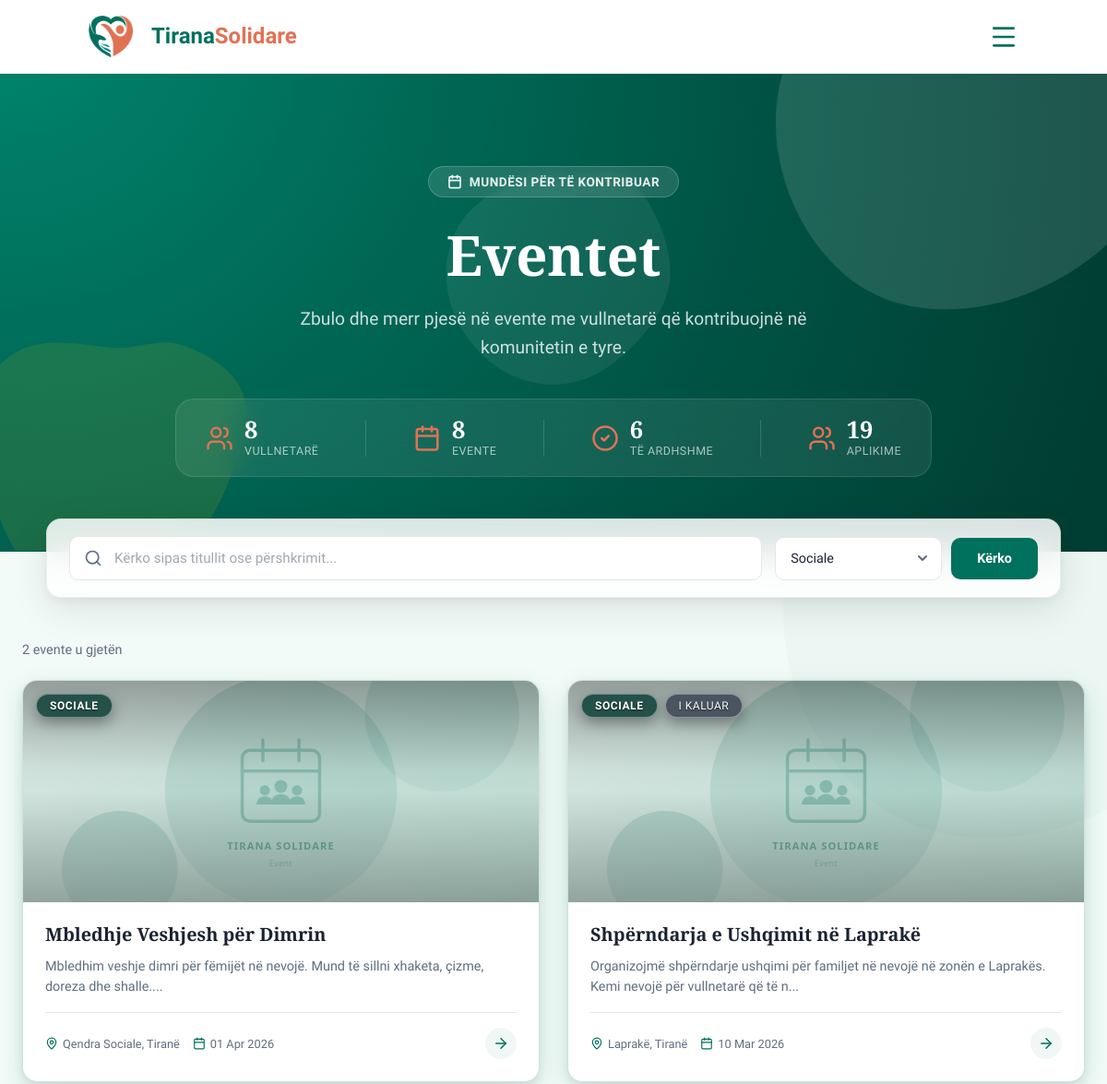
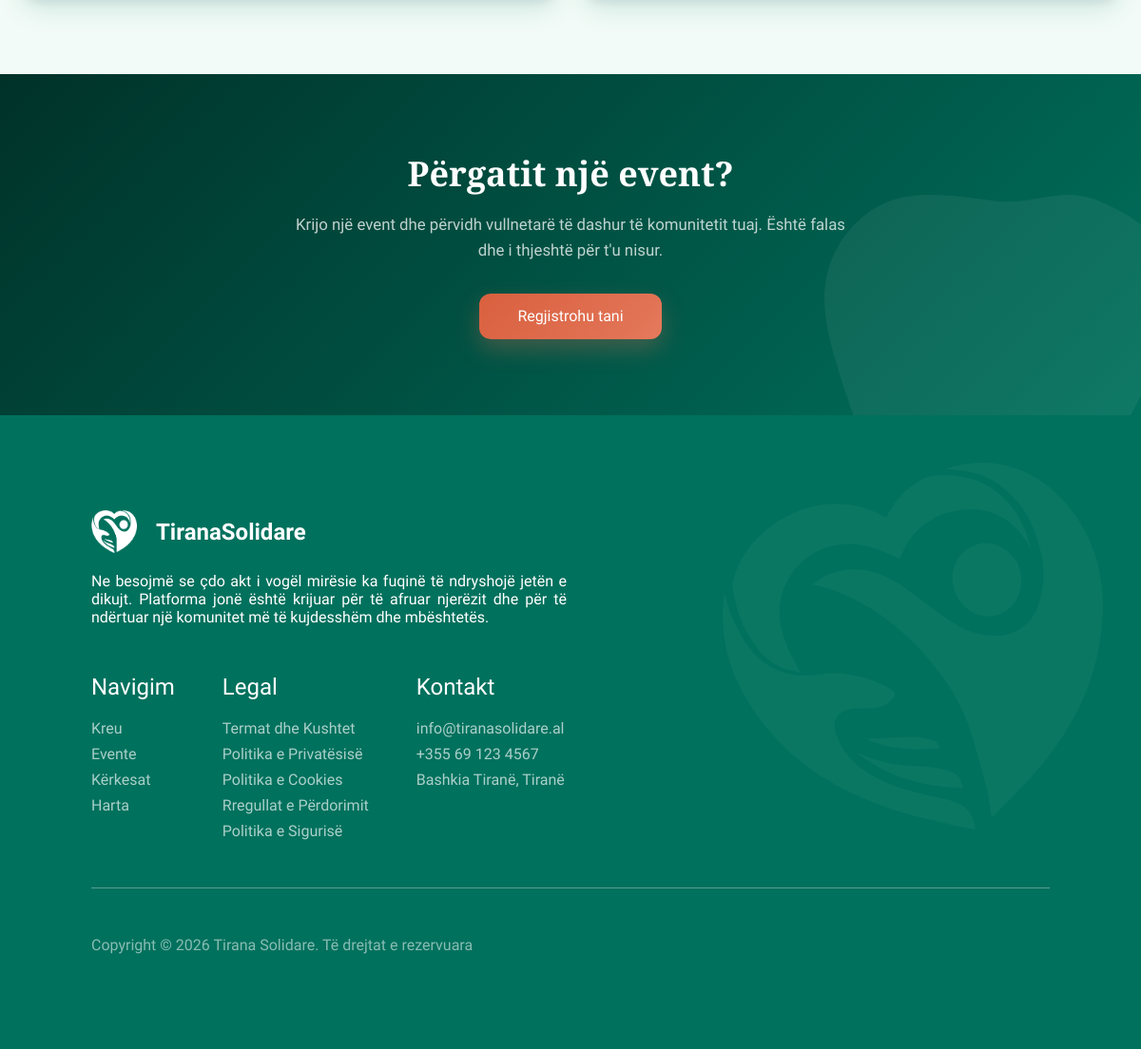
/views/events.php?category=2, run on the app's committed database (2 pictures, top to bottom).
### tables this page shows
CREATE TABLE `eventi` (
  `id_eventi` int(11) NOT NULL,
  `id_perdoruesi` int(11) DEFAULT NULL,
  `id_kategoria` int(11) DEFAULT NULL,
  `titulli` varchar(200) DEFAULT NULL,
  `pershkrimi` text DEFAULT NULL,
  `data` datetime DEFAULT NULL,
  `vendndodhja` varchar(255) DEFAULT NULL,
  `latitude` decimal(10,7) DEFAULT NULL,
  `longitude` decimal(10,7) DEFAULT NULL,
  `banner` varchar(500) DEFAULT NULL COMMENT 'URL to image storage',
  `krijuar_me` timestamp NOT NULL DEFAULT current_timestamp()
);

CREATE TABLE `kategoria` (
  `id_kategoria` int(11) NOT NULL,
  `emri` varchar(50) DEFAULT NULL
);

### views/events.php (the view, shortened to what the rows shown need)
<?php
require_once __DIR__ . '/../config/db.php';
$isLoggedIn = isset($_SESSION['user_id']);
$isAdmin = ($isLoggedIn && ($_SESSION['roli'] ?? '') === 'Admin');
$events = $categories = [];
$search = '';
if (!isset($_GET['id'])) {
$page   = max(1, (int) ($_GET['page'] ?? 1));
$limit  = 12;
$offset = ($page - 1) * $limit;
$search   = trim($_GET['search'] ?? '');
$category = (int) ($_GET['category'] ?? 0);
$where  = [];
$params = [];
if ($category > 0) {
    $where[]  = 'e.id_kategoria = ?';
    $params[] = $category;
}
$whereSQL = $where ? 'WHERE ' . implode(' AND ', $where) : '';
$sql = "SELECT e.*, k.emri AS kategoria_emri, p.emri AS krijuesi_emri
        FROM Eventi e
        LEFT JOIN Kategoria k ON k.id_kategoria = e.id_kategoria
        LEFT JOIN Perdoruesi p ON p.id_perdoruesi = e.id_perdoruesi
        $whereSQL
        ORDER BY CASE WHEN e.data >= NOW() THEN 0 ELSE 1 END ASC, e.data DESC
        LIMIT ? OFFSET ?";
$params[] = $limit;
$params[] = $offset;
$stmt = $pdo->prepare($sql);
$stmt->execute($params);
$events = $stmt->fetchAll(PDO::FETCH_ASSOC);
}
?>
<!DOCTYPE html>
<html lang="sq">
<head>
  <link rel="stylesheet" href="/TiranaSolidare/public/assets/styles/main.css?v=20260318a">
  <link rel="stylesheet" href="/TiranaSolidare/public/assets/styles/requests.css?v=20260318a">  <link rel="stylesheet" href="https://unpkg.com/leaflet@1.9.4/dist/leaflet.css" />
  <link rel="stylesheet" href="/TiranaSolidare/assets/css/map.css"></head>
<body class="page-events">
<?php include __DIR__ . '/../public/components/header.php'; ?>
<main>
<?php if (isset($event) && $event): ?>
<!-- ═══════════════════════════════════════════════════════════
     SINGLE EVENT DETAIL — Premium View
     ═══════════════════════════════════════════════════════════ -->
<section class="rq-detail-hero">
  <svg class="rq-blob rq-blob--hero-1" viewBox="0 0 200 200" xmlns="http://www.w3.org/2000/svg"><path fill="rgba(255,255,255,0.08)" d="M44.7,-76.4C58.8,-69.2,71.8,-58.7,79.6,-45.1C87.4,-31.5,90.1,-15.7,88.5,-0.9C86.9,13.9,81.1,27.8,72.6,39.6C64.1,51.4,52.9,61.2,40.1,68.4C27.3,75.6,13.7,80.3,-0.8,81.7C-15.3,83.1,-30.5,81.3,-43.4,74.2C-56.2,67.2,-66.7,55,-73.8,41.2C-80.8,27.3,-84.4,11.7,-83.5,-3.5C-82.6,-18.7,-77.2,-33.4,-68,-45.1C-58.8,-56.8,-45.9,-65.4,-32.3,-72.8C-18.7,-80.3,-9.3,-86.5,3.2,-91.9C15.7,-97.4,30.5,-83.6,44.7,-76.4Z" transform="translate(100 100)"/></svg>
  <svg class="rq-blob rq-blob--hero-2" viewBox="0 0 200 200" xmlns="http://www.w3.org/2000/svg"><path fill="rgba(255,215,0,0.06)" d="M39.5,-51.2C52.9,-46.3,66.8,-37.9,71.4,-25.7C76.1,-13.5,71.5,2.6,66,17.3C60.6,31.9,54.3,45.1,44,54.7C33.6,64.3,19.3,70.2,3.4,73.7C-12.6,77.2,-30.3,78.4,-42.2,70.1C-54,61.7,-60,43.8,-65.3,27.3C-70.6,10.8,-75.2,-4.2,-72.3,-18.2C-69.5,-32.1,-59.2,-45,-46.1,-50C-33.1,-55,-16.5,-52.2,-1.4,-50.2C13.7,-48.3,26.1,-56.1,39.5,-51.2Z" transform="translate(100 100)"/></svg>
  <div class="rq-detail-hero__inner">
    <a href="/TiranaSolidare/views/events.php" class="rq-back-link">
      <svg xmlns="http://www.w3.org/2000/svg" width="18" height="18" viewBox="0 0 24 24" fill="none" stroke="currentColor" stroke-width="2" stroke-linecap="round" stroke-linejoin="round"><path d="m12 19-7-7 7-7"/><path d="M19 12H5"/></svg>
      Kthehu te eventet
    </a>
    <div class="rq-detail-hero__badges">
      <span class="rq-badge rq-badge--event">
        <svg xmlns="http://www.w3.org/2000/svg" width="14" height="14" viewBox="0 0 24 24" fill="none" stroke="currentColor" stroke-width="2.5" stroke-linecap="round" stroke-linejoin="round"><rect width="18" height="18" x="3" y="4" rx="2"/><line x1="16" x2="16" y1="2" y2="6"/><line x1="8" x2="8" y1="2" y2="6"/><line x1="3" x2="21" y1="10" y2="10"/></svg>
        Event
      </span>
    </div>
    <h1><?= htmlspecialchars($event['titulli']) ?></h1>
    <div class="rq-detail-hero__meta">
      <span><svg xmlns="http://www.w3.org/2000/svg" width="16" height="16" viewBox="0 0 24 24" fill="none" stroke="currentColor" stroke-width="2" stroke-linecap="round" stroke-linejoin="round"><rect width="18" height="18" x="3" y="4" rx="2"/><line x1="16" x2="16" y1="2" y2="6"/><line x1="8" x2="8" y1="2" y2="6"/><line x1="3" x2="21" y1="10" y2="10"/></svg> <?= date('d M Y, H:i', strtotime($event['data'])) ?></span>
      <span><svg xmlns="http://www.w3.org/2000/svg" width="16" height="16" viewBox="0 0 24 24" fill="none" stroke="currentColor" stroke-width="2" stroke-linecap="round" stroke-linejoin="round"><path d="M20 10c0 4.993-5.539 10.193-7.399 11.799a1 1 0 0 1-1.202 0C9.539 20.193 4 14.993 4 10a8 8 0 0 1 16 0"/><circle cx="12" cy="10" r="3"/></svg> <?= htmlspecialchars($event['vendndodhja'] ?? 'Tiranë') ?></span>
      <span><svg xmlns="http://www.w3.org/2000/svg" width="16" height="16" viewBox="0 0 24 24" fill="none" stroke="currentColor" stroke-width="2" stroke-linecap="round" stroke-linejoin="round"><path d="M16 21v-2a4 4 0 0 0-4-4H6a4 4 0 0 0-4 4v2"/><circle cx="9" cy="7" r="4"/><path d="M22 21v-2a4 4 0 0 0-3-3.87"/><path d="M16 3.13a4 4 0 0 1 0 7.75"/></svg> <?= $event['total_aplikime'] ?> aplikime</span>
    </div>
  </div>
</section>
<section class="rq-detail-body">
  <div class="rq-detail-layout">
    <div class="rq-detail-main">
      <div class="rq-detail-banner">
        <img src="<?= !empty($event['banner']) ? htmlspecialchars($event['banner']) : '/TiranaSolidare/public/assets/images/default-event.svg' ?>" alt="<?= htmlspecialchars($event['titulli']) ?>" onerror="this.src='/TiranaSolidare/public/assets/images/default-event.svg'">
      </div>
      <div class="rq-detail-text">
        <h2>Përshkrimi</h2>
        <p><?= nl2br(htmlspecialchars($event['pershkrimi'] ?? 'Nuk ka përshkrim.')) ?></p>
      </div>
      <?php if (!empty($event['latitude']) && !empty($event['longitude'])): ?>
      <div class="map-detail-card">
        <div class="map-detail-card__header">
          <svg xmlns="http://www.w3.org/2000/svg" width="18" height="18" viewBox="0 0 24 24" fill="none" stroke="currentColor" stroke-width="2" stroke-linecap="round" stroke-linejoin="round"><path d="M20 10c0 4.993-5.539 10.193-7.399 11.799a1 1 0 0 1-1.202 0C9.539 20.193 4 14.993 4 10a8 8 0 0 1 16 0"/><circle cx="12" cy="10" r="3"/></svg>
          Vendndodhja në hartë
        </div>
        <div id="event-detail-map" class="ts-map-display"></div>
      </div>
      <?php endif; ?>
    </div>
    <aside class="rq-detail-sidebar">
      <div class="rq-sidebar-card">
        <h3>Informacione</h3>
        <ul class="rq-sidebar-info">
          <li>
            <div class="rq-info-icon">
              <svg xmlns="http://www.w3.org/2000/svg" width="18" height="18" viewBox="0 0 24 24" fill="none" stroke="currentColor" stroke-width="2" stroke-linecap="round" stroke-linejoin="round"><path d="M19 21v-2a4 4 0 0 0-4-4H9a4 4 0 0 0-4 4v2"/><circle cx="12" cy="7" r="4"/></svg>
            </div>
            <div><span>Organizuesi</span><strong><?= htmlspecialchars($event['krijuesi_emri'] ?? 'N/A') ?></strong></div>
          </li>
          <li>
            <div class="rq-info-icon">
              <svg xmlns="http://www.w3.org/2000/svg" width="18" height="18" viewBox="0 0 24 24" fill="none" stroke="currentColor" stroke-width="2" stroke-linecap="round" stroke-linejoin="round"><path d="M4 15s1-1 4-1 5 2 8 2 4-1 4-1V3s-1 1-4 1-5-2-8-2-4 1-4 1z"/><line x1="4" x2="4" y1="22" y2="15"/></svg>
            </div>
            <div><span>Kategoria</span><strong><?= htmlspecialchars($event['kategoria_emri'] ?? 'Pa kategori') ?></strong></div>
          </li>
          <li>
            <div class="rq-info-icon">
              <svg xmlns="http://www.w3.org/2000/svg" width="18" height="18" viewBox="0 0 24 24" fill="none" stroke="currentColor" stroke-width="2" stroke-linecap="round" stroke-linejoin="round"><rect width="18" height="18" x="3" y="4" rx="2"/><line x1="16" x2="16" y1="2" y2="6"/><line x1="8" x2="8" y1="2" y2="6"/><line x1="3" x2="21" y1="10" y2="10"/></svg>
            </div>
            <div><span>Data & Ora</span><strong><?= date('d/m/Y — H:i', strtotime($event['data'])) ?></strong></div>
          </li>
          <li>
            <div class="rq-info-icon">
              <svg xmlns="http://www.w3.org/2000/svg" width="18" height="18" viewBox="0 0 24 24" fill="none" stroke="currentColor" stroke-width="2" stroke-linecap="round" stroke-linejoin="round"><path d="M20 10c0 4.993-5.539 10.193-7.399 11.799a1 1 0 0 1-1.202 0C9.539 20.193 4 14.993 4 10a8 8 0 0 1 16 0"/><circle cx="12" cy="10" r="3"/></svg>
            </div>
            <div><span>Vendndodhja</span><strong><?= htmlspecialchars($event['vendndodhja'] ?? 'Tiranë') ?></strong></div>
          </li>
        </ul>
        <div class="rq-sidebar-cta">
          <?php if (!$isLoggedIn): ?>
            <a href="/TiranaSolidare/views/login.php?redirect=<?= urlencode('/TiranaSolidare/views/events.php?id=' . $event['id_eventi']) ?>" class="rq-btn-full rq-btn-login">
              <svg xmlns="http://www.w3.org/2000/svg" width="18" height="18" viewBox="0 0 24 24" fill="none" stroke="currentColor" stroke-width="2" stroke-linecap="round" stroke-linejoin="round"><path d="M15 3h4a2 2 0 0 1 2 2v14a2 2 0 0 1-2 2h-4"/><polyline points="10 17 15 12 10 7"/><line x1="15" x2="3" y1="12" y2="12"/></svg>
              Kyçu për të aplikuar
            </a>
            <p class="rq-sidebar-hint">Duhet të jeni i kyçur për të aplikuar si vullnetar. <a href="/TiranaSolidare/views/login.php?redirect=<?= urlencode('/TiranaSolidare/views/events.php?id=' . $event['id_eventi']) ?>" class="rq-hint-link">Kyçu këtu &rarr;</a></p>
          <?php elseif ($isAdmin): ?>
            <p class="rq-sidebar-hint">Administratorët nuk mund të aplikojnë si vullnetarë.</p>
          <?php elseif ($alreadyApplied): ?>
            <span class="rq-badge rq-badge--status"><?= htmlspecialchars($existingApp['statusi']) ?></span>
            <p class="rq-sidebar-hint">Ju keni aplikuar tashmë për këtë event.</p>
          <?php elseif (strtotime($event['data']) <= time()): ?>
            <p class="rq-sidebar-hint">Ky event ka kaluar. Nuk mund të aplikoni më.</p>
          <?php else: ?>
            <button class="btn_primary rq-btn-full" id="apply-btn" data-event="<?= $event['id_eventi'] ?>">
              <svg xmlns="http://www.w3.org/2000/svg" width="18" height="18" viewBox="0 0 24 24" fill="none" stroke="currentColor" stroke-width="2" stroke-linecap="round" stroke-linejoin="round"><path d="M16 21v-2a4 4 0 0 0-4-4H6a4 4 0 0 0-4 4v2"/><circle cx="9" cy="7" r="4"/><line x1="19" x2="19" y1="8" y2="14"/><line x1="22" x2="16" y1="11" y2="11"/></svg>
              Apliko si Vullnetar
            </button>
          <?php endif; ?>
        </div>
      </div>
      <div class="rq-sidebar-trust">
        <div class="rq-sidebar-trust__icon">
          <svg xmlns="http://www.w3.org/2000/svg" width="24" height="24" viewBox="0 0 24 24" fill="none" stroke="currentColor" stroke-width="2" stroke-linecap="round" stroke-linejoin="round"><path d="M12 22s8-4 8-10V5l-8-3-8 3v7c0 6 8 10 8 10"/><path d="m9 12 2 2 4-4"/></svg>
        </div>
        <p><strong>Platformë komunitare</strong></p>
        <p class="rq-sidebar-trust__sub">Zbulo mundësi të vlefshme për të kontribuar në komunitetin tuaj.</p>
      </div>
    </aside>
  </div>
</section>
<?php else: ?>
<section class="rq-hero rq-hero--events">
  <div class="rq-hero__inner">
    <h1>Eventet</h1>
  </div>
</section>
<section class="rq-results">
  <?php if (empty($events)): ?>
    <div class="rq-empty">
      <div class="rq-empty__icon">
        <svg xmlns="http://www.w3.org/2000/svg" width="56" height="56" viewBox="0 0 24 24" fill="none" stroke="currentColor" stroke-width="1" stroke-linecap="round" stroke-linejoin="round"><circle cx="12" cy="12" r="10"/><path d="M16 16s-1.5-2-4-2-4 2-4 2"/><line x1="9" x2="9.01" y1="9" y2="9"/><line x1="15" x2="15.01" y1="9" y2="9"/></svg>
      </div>
      <h3>Nuk u gjetën evente</h3>
      <p><?= $search ? 'Asnjë rezultat për "' . htmlspecialchars($search) . '". Provo me fjalë të tjera.' : 'Nuk ka evente aktive për momentin.' ?></p>
    </div>
  <?php else: ?>
    <div class="rq-grid">
      <?php foreach ($events as $i => $ev): ?>
        <a href="/TiranaSolidare/views/events.php?id=<?= $ev['id_eventi'] ?>" class="rq-card" style="animation-delay: <?= $i * 0.05 ?>s">
          <div class="rq-card__visual">
            <img src="<?= !empty($ev['banner']) ? htmlspecialchars($ev['banner']) : '/TiranaSolidare/public/assets/images/default-event.svg' ?>" alt="<?= htmlspecialchars($ev['titulli']) ?>" class="rq-card__img" onerror="this.src='/TiranaSolidare/public/assets/images/default-event.svg'">
            <div class="rq-card__overlay">
              <span class="rq-badge rq-badge--event"><?= htmlspecialchars($ev['kategoria_emri'] ?? 'Event') ?></span>
              <?php if (strtotime($ev['data']) <= time()): ?>
                <span class="rq-badge rq-badge--past">I kaluar</span>
              <?php endif; ?>
            </div>
          </div>
          <div class="rq-card__content">
            <h3 class="rq-card__title"><?= htmlspecialchars($ev['titulli']) ?></h3>
            <p class="rq-card__desc"><?= htmlspecialchars(mb_substr($ev['pershkrimi'] ?? '', 0, 110)) ?>...</p>
            <div class="rq-card__footer">
              <div class="rq-card__meta">
                <span>
                  <?= htmlspecialchars($ev['vendndodhja'] ?? 'Tiranë') ?>
                </span>
                <span>
                  <?= date('d M Y', strtotime($ev['data'])) ?>
                </span>
              </div>
              <span class="rq-card__arrow">
                <svg xmlns="http://www.w3.org/2000/svg" width="18" height="18" viewBox="0 0 24 24" fill="none" stroke="currentColor" stroke-width="2" stroke-linecap="round" stroke-linejoin="round"><path d="M5 12h14"/><path d="m12 5 7 7-7 7"/></svg>
              </span>
            </div>
          </div>
        </a>
      <?php endforeach; ?>
    </div>
  <?php endif; ?>
</section>
<section class="rq-cta">
  <div class="rq-cta__inner">
    <h2>Përgatit një event?</h2>
  </div>
</section>
<?php endif; ?>
</main>
</body>
</html>

### data on the page
eventi: id_kategoria.emri "SOCIALE", titulli "Mbledhje Veshjesh për Dimrin", pershkrimi "Mbledhim veshje dimri për fëmijët në nevojë. Mund të sillni xhaketa, çizme, doreza dhe shalle.", vendndodhja "Qendra Sociale, Tiranë", data "01 Apr 2026"
eventi: id_kategoria.emri "SOCIALE", shows "I KALUAR", titulli "Shpërndarja e Ushqimit në Laprakë", pershkrimi "Organizojmë shpërndarje ushqimi për familjet në nevojë në zonën e Laprakës. Kemi nevojë për vullnetarë që të n", vendndodhja "Laprakë, Tiranë", data "10 Mar 2026"

### other printed values
$statVullnetare "8"
$statTotalEvents "8"
$statUpcoming "6"
$statApplications "19"
$total "2"
form field category "Sociale"
